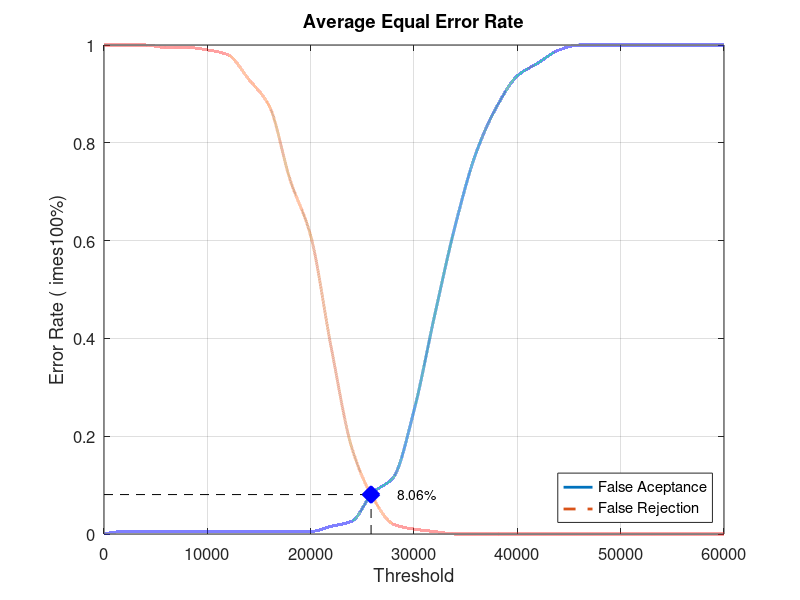
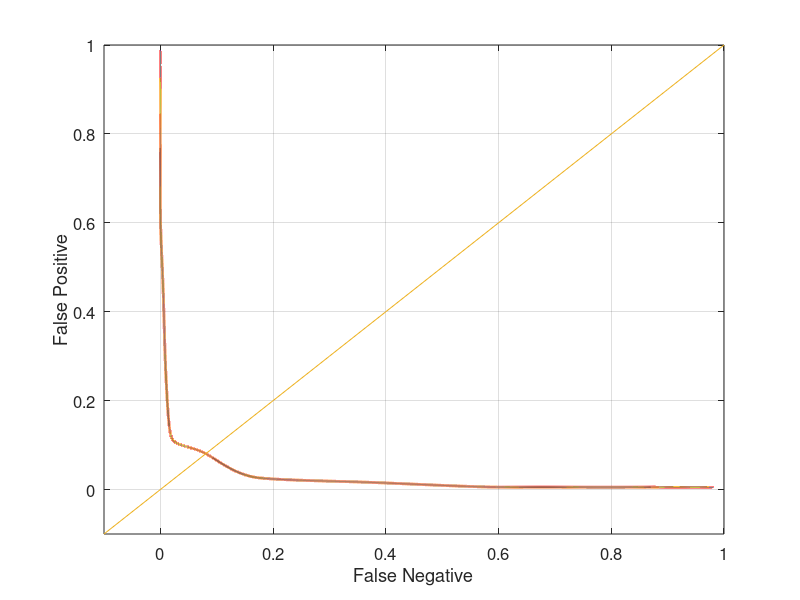

The MATLAB source for these figures, in order:
close all;
clear;
clc;
x = 0:2000:60000;
xq = 0:0.5:60000;

y0 = [0 0.00526316 0.00526316 0.00526316 0.00526316 0.00526316 0.00526316 0.00526316 0.00526316 0.00526316 0.00526316 0.0157895 0.0263158 0.0842105 0.115789 0.252632 0.447368 0.631579 0.778947 0.873684 0.936842 0.963158 0.989474 1 1 1 1 1 1 1 1]
yy0 = interp1(x, y0, xq, 'pchip');
y1 = [1 1 1 0.995 0.995 0.99 0.98 0.93 0.875 0.725 0.61 0.38 0.175 0.075 0.02 0.01 0.005 0 0 0 0 0 0 0 0 0 0 0 0 0 0]
yy1 = interp1(x, y1, xq, 'pchip');

% Calculating EER: 
y2 = abs(y0 - y1);
find(y2 == min(y2))
yy2 = abs(yy0 - yy1);
xEER = find(yy2 == min(yy2));
xEERIndex = xq(xEER) % X-axis EER
yEER = yy0(xEER) % Y-axis EER

main = figure
plot(xq, yy0,'-','LineWidth', 2);	hold on
plot(xq, yy1,'--','LineWidth', 2);	hold on
plot([xEERIndex xEERIndex], [0 yEER], 'k--');	hold on
plot([0 xEERIndex], [yEER yEER], 'k--');	hold on
plot(xEERIndex, yEER, 'bx', 'LineWidth', 10);	hold on
text(xEERIndex + 10 * xEERIndex / 100, yEER, [num2str(round((10000 * yEER)) / 100) '%'])
legend('False Aceptance', 'False Rejection', 'Location', 'SouthEast')
xlabel('Threshold')
ylabel('Error Rate (	imes100%)')
title('Average Equal Error Rate')
set(gca, 'FontSize', 12)
axis([0 60000 0 1])
grid on

print(main, 'Database2_3Main', '-dpng');
FNRxFPR = figure('Color', [1 1 1]);
plot(yy1, yy0, '-', yy1, yy0, 'LineWidth', 2);
hold on
y = -0.1:0.1:1
plot(y, y); 
set(gca, 'FontSize', 12)
xlabel('False Negative')
ylabel('False Positive')
axis([-0.1 1 -0.1 1])
set(gca, 'FontSize', 12)
grid on

print(FNRxFPR, 'Database2_3FNRxFPR','-dpng');
